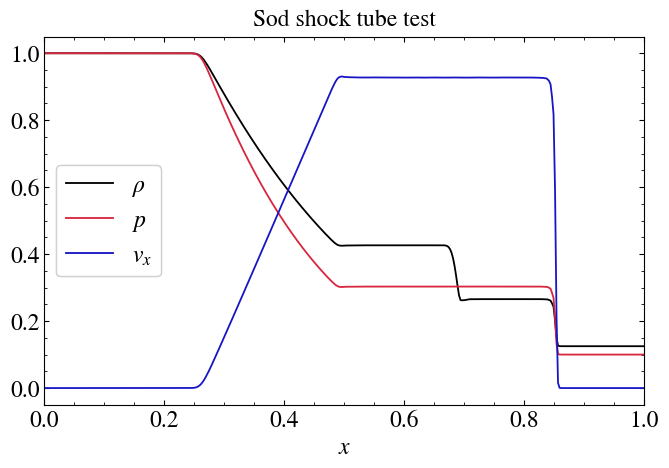

Generate this figure with Python:
'''
Shock tube test.

Authors:

        D. Crocco
        G. Mattia
'''

import pyPLUTO as pp
import os

# Creating the path for the data directory
plutodir = os.environ['PLUTO_DIR']
wdir     = plutodir+'/Test_Problems/HD/Sod'

# Loading the data into a pload object D.
D = pp.Load(path = wdir, text = False)

# Creating the Image
I = pp.Image(figsize = [7,5])

# Plotting the data
I.plot(D.x1, D.rho, label = r'$\rho$', title = 'Sod shock tube test',
    xtitle = '$x$', xrange = [0.0,1.0], yrange = [-0.05,1.05], legpos = 0)
I.plot(D.x1, D.prs, label = r'$p$')
I.plot(D.x1, D.vx1, label = r'$v_x$')

# Saving the image
pp.savefig('test01_sod.png')
pp.show()
